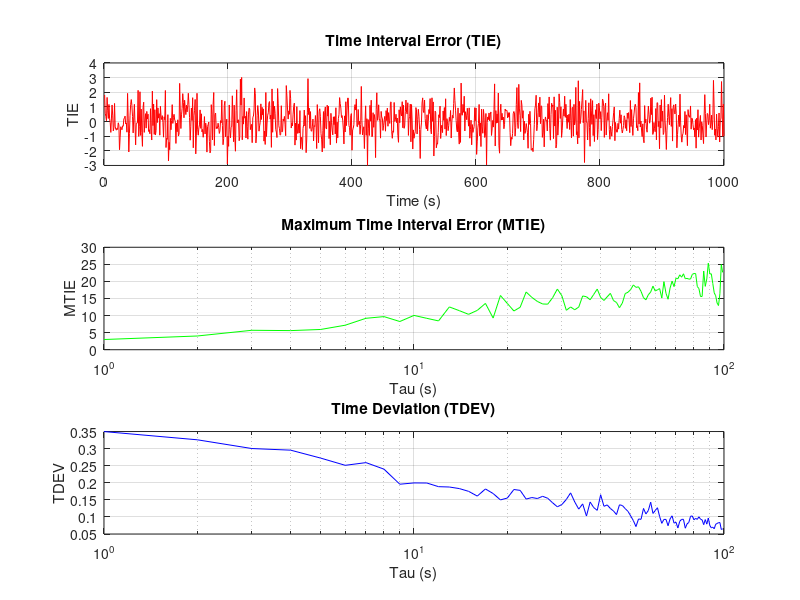

Here is the MATLAB script that generated this plot:
% 生成一些示例数据
t = 0:1:1000;  % 时间点，单位可以是秒
phase_diff = cumsum(randn(1, length(t)));  % 随机生成的相位差数据

% 计算TDEV
function [tdev, tau] = tdev(phase_diff, max_tau)
    n = length(phase_diff);
    tdev = zeros(1, max_tau-1);
    for i = 2:max_tau
        m = floor(n / i);
        sum_squares = 0;
        for j = 1:m
            sum_squares = sum_squares + (phase_diff(j*i) - 2*phase_diff((j-1)*i+floor(i/2)+1) + phase_diff((j-1)*i+1))^2;
        end
        tdev(i-1) = sqrt(sum_squares / (2 * m * i^2));
    end
    tau = 1:max_tau-1;
end

% 计算MTIE
function [mtie, tau] = mtie(phase_diff, max_tau)
    n = length(phase_diff);
    mtie = zeros(1, max_tau-1);
    for i = 2:max_tau
        m = floor(n / i);
        max_error = 0;
        for j = 1:m
            error = abs(cumsum(diff(phase_diff((j-1)*i+1:j*i))));
            if max(error) > max_error
                max_error = max(error);
            end
        end
        mtie(i-1) = max_error;
    end
    tau = 1:max_tau-1;
end

% 设置最大tau值
max_tau = 100;

% 调用函数计算TDEV
[tdev, tau] = tdev(phase_diff, max_tau);

% 调用函数计算MTIE
[mtie, tau] = mtie(phase_diff, max_tau);

% 计算TIE
tie = diff(phase_diff);  % TIE是相位差的差分

% 绘制TDEV、TIE和MTIE图
figure;
subplot(3, 1, 1);
plot(t(2:end), tie, 'r-');
title('Time Interval Error (TIE)');
xlabel('Time (s)');
ylabel('TIE');
grid on;

subplot(3, 1, 2);
semilogx(tau, mtie, 'g-');  % 使用半对数坐标系
title('Maximum Time Interval Error (MTIE)');
xlabel('Tau (s)');
ylabel('MTIE');
grid on;

subplot(3, 1, 3);
semilogx(tau, tdev, 'b-');  % 使用半对数坐标系
title('Time Deviation (TDEV)');
xlabel('Tau (s)');
ylabel('TDEV');
grid on;

% 保持图形窗口打开
% pause;
